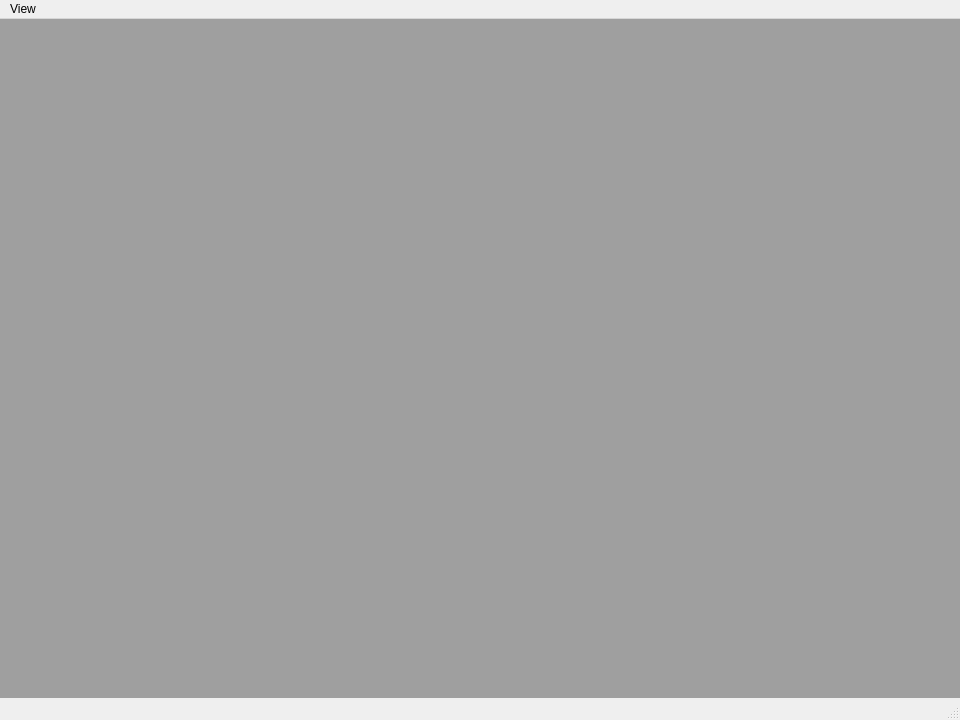
<?xml version="1.0" encoding="UTF-8"?>
<ui version="4.0">
 <class>PyCams</class>
 <widget class="QMainWindow" name="PyCams">
  <property name="geometry">
   <rect>
    <x>0</x>
    <y>0</y>
    <width>960</width>
    <height>720</height>
   </rect>
  </property>
  <property name="windowTitle">
   <string>neucams</string>
  </property>
  <widget class="QWidget" name="centralwidget">
   <layout class="QGridLayout" name="gridLayout">
    <property name="leftMargin">
     <number>0</number>
    </property>
    <property name="topMargin">
     <number>0</number>
    </property>
    <property name="rightMargin">
     <number>0</number>
    </property>
    <property name="bottomMargin">
     <number>0</number>
    </property>
    <item row="0" column="0">
     <widget class="QMdiArea" name="mdiArea"/>
    </item>
   </layout>
  </widget>
  <widget class="QMenuBar" name="menubar">
   <property name="geometry">
    <rect>
     <x>0</x>
     <y>0</y>
     <width>727</width>
     <height>21</height>
    </rect>
   </property>
   <widget class="QMenu" name="menuView">
    <property name="title">
     <string>View</string>
    </property>
    <addaction name="actionCascade"/>
    <addaction name="actionTiled"/>
    <addaction name="actionTabbed"/>
    <addaction name="actionSubwindow"/>
   </widget>
   <addaction name="menuView"/>
  </widget>
  <widget class="QStatusBar" name="statusbar"/>
  <action name="actionCascade">
   <property name="text">
    <string>Cascade View</string>
   </property>
  </action>
  <action name="actionTiled">
   <property name="text">
    <string>Tiled View</string>
   </property>
  </action>
  <action name="actionSubwindow">
   <property name="text">
    <string>Subwindow View</string>
   </property>
  </action>
  <action name="actionTabbed">
   <property name="text">
    <string>Tabbed View</string>
   </property>
  </action>
 </widget>
 <resources/>
</ui> 
